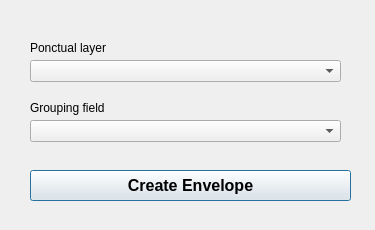
<?xml version="1.0" encoding="UTF-8"?>
<ui version="4.0">
 <class>enveloppe_by_fieldDialogBase</class>
 <widget class="QDialog" name="enveloppe_by_fieldDialogBase">
  <property name="geometry">
   <rect>
    <x>0</x>
    <y>0</y>
    <width>375</width>
    <height>230</height>
   </rect>
  </property>
  <property name="windowTitle">
   <string>EnvelopeByField</string>
  </property>
  <widget class="QPushButton" name="pushButton">
   <property name="geometry">
    <rect>
     <x>30</x>
     <y>170</y>
     <width>321</width>
     <height>31</height>
    </rect>
   </property>
   <property name="font">
    <font>
     <pointsize>12</pointsize>
     <weight>75</weight>
     <bold>true</bold>
    </font>
   </property>
   <property name="text">
    <string>Create Envelope</string>
   </property>
  </widget>
  <widget class="QLabel" name="label">
   <property name="geometry">
    <rect>
     <x>30</x>
     <y>40</y>
     <width>211</width>
     <height>16</height>
    </rect>
   </property>
   <property name="text">
    <string>Ponctual layer</string>
   </property>
  </widget>
  <widget class="QLabel" name="label_2">
   <property name="geometry">
    <rect>
     <x>30</x>
     <y>100</y>
     <width>91</width>
     <height>16</height>
    </rect>
   </property>
   <property name="text">
    <string>Grouping field</string>
   </property>
  </widget>
  <widget class="QComboBox" name="comboBox">
   <property name="geometry">
    <rect>
     <x>30</x>
     <y>60</y>
     <width>311</width>
     <height>22</height>
    </rect>
   </property>
  </widget>
  <widget class="QComboBox" name="comboBox2">
   <property name="geometry">
    <rect>
     <x>30</x>
     <y>120</y>
     <width>311</width>
     <height>22</height>
    </rect>
   </property>
  </widget>
 </widget>
 <resources/>
 <connections/>
</ui>
